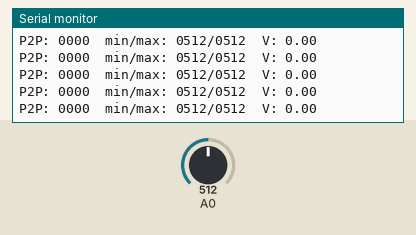
A sketch run on a simulated Arduino Uno, built with avr-gcc and run on an emulated ATmega328P. Parts: the last lines printed to the serial monitor. The test bench sets the inputs (shaded band); at power-on: A0 = 512.

Above: at 1.2 s.
1.3 s: A0 set to 716
At 1.31 s:
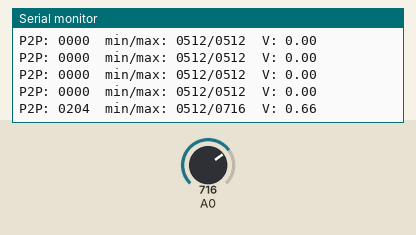
2.8 s: A0 set to 900
At 2.81 s:
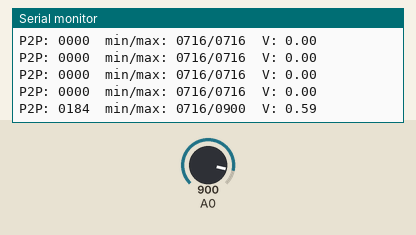
Timing chart, 0 to 5.8 s (numbered marks = the images above; inputs shaded):
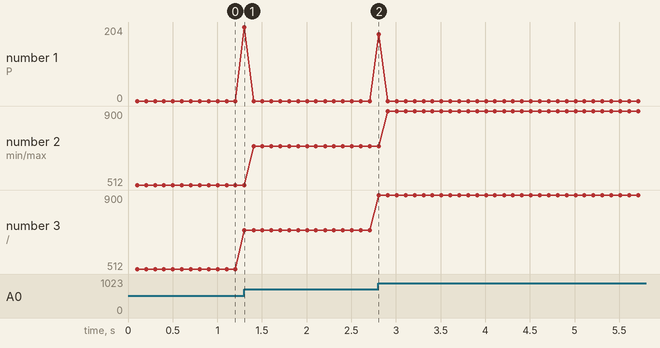

The sketch:

SoundLevelSerial.ino
```cpp
/****************************************
Example Sound Level Sketch for the
Adafruit Microphone Amplifier
****************************************/

const int sampleWindow = 2*50; // Sample window width in mS (50 mS = 20Hz)
unsigned int sample;

void setup()
{
   Serial.begin(9600);
   //analogReference(EXTERNAL);
}


void loop()
{
   unsigned long startMillis= millis();  // Start of sample window
   unsigned int peakToPeak = 0;   // peak-to-peak level

   unsigned int signalMax = 0;
   unsigned int signalMin = 1024;

   // collect data for 50 mS
   while (millis() - startMillis < sampleWindow)
   {
      //sample = abs(512 - analogRead(0));
      sample = analogRead(0);
      if (sample < 1024)  // toss out spurious readings
      {
         if (sample > signalMax)
         {
            signalMax = sample;  // save just the max levels
         }
         else if (sample < signalMin)
         {
            signalMin = sample;  // save just the min levels
         }
      }
   }
   peakToPeak = signalMax - signalMin;  // max - min = peak-peak amplitude
   double volts = (peakToPeak * 3.3) / 1024;  // convert to volts

   char o[36];
   sprintf(o, "P2P: %04u\tmin/max: %04u/%04u\tV: ", peakToPeak, signalMin, signalMax, volts);

   Serial.print(o);
   Serial.println(volts);
}
```

Measured:
- after the input at 1.3 s, the serial monitor: prints a new line at once (image 1)
- after the input at 2.8 s, the serial monitor: prints a new line at once (image 2)
- plotted number 2: 512 → 716 after the input at 1.3 s, 716 → 900 after the input at 2.8 s
- plotted number 3: 512 → 716 after the input at 1.3 s, 716 → 900 after the input at 2.8 s
